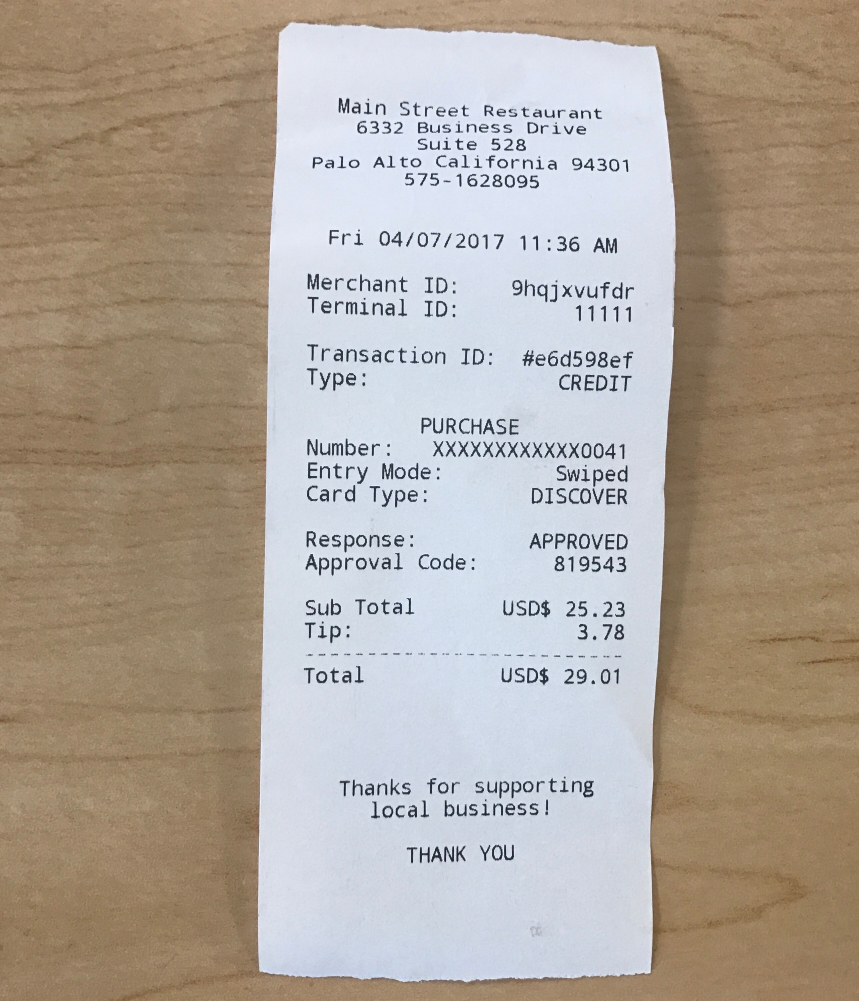
#> input picture backend/receipt_ocr/images/main-street-restaurant-receipt.jpeg, 2577 x 3001 px (shown at 1/3 size)
$ python main.py --image images/main-street-restaurant-receipt.jpeg
#> lines starting #> are read from the running program, lines starting #| are printed output that depends on the picture; after the words box and inside, x2 and y2 are one past the last pixel; in counts of white or black regions, pixels touching at a corner belong together
import argparse
import os

import cv2
import imutils
import pytesseract
from imutils.perspective import four_point_transform


def main():
    parser = argparse.ArgumentParser()
    parser.add_argument(
        "-i", "--image", type=str, required=True, help="path to input image"
    )
    args = parser.parse_args()

    # check if image with given path exists
    if not os.path.exists(args.image):
        raise Exception("the given image does not exist")

    # load the image, resize and compute ratio
    img_orig = cv2.imread(args.image)
#> img_orig is the input picture: shape (3001, 2577, 3); mean B, G, R 154.3, 165.2, 175.3
    image = img_orig.copy()
    image = imutils.resize(image, width=500)
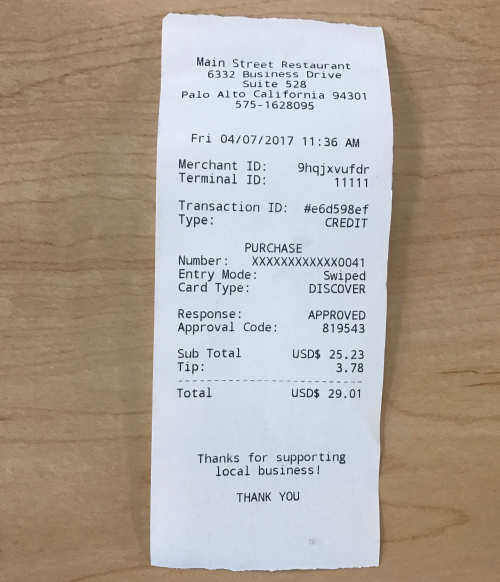
#> image: shape (582, 500, 3); mean B, G, R 154.3, 165.2, 175.3
    ratio = img_orig.shape[1] / float(image.shape[1])
#> ratio = 5.15

    # convert the image to grayscale, blur it slightly, and then apply edge dectection
    gray = cv2.cvtColor(image, cv2.COLOR_BGR2GRAY)
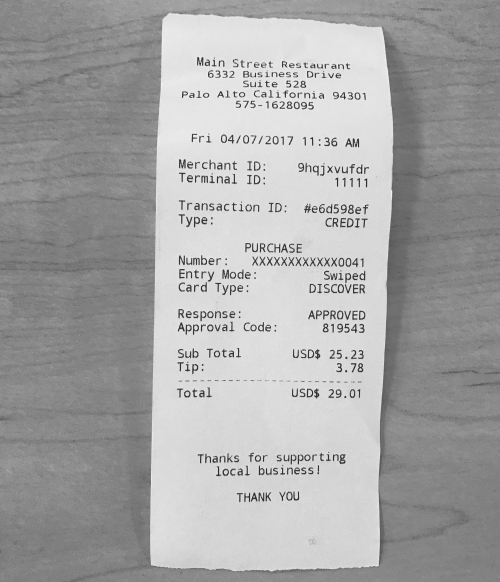
#> gray: shape (582, 500); min 39, max 245, mean 167
    blurred = cv2.GaussianBlur(
        gray,
        (
            5,
            5,
        ),
        0,
    )
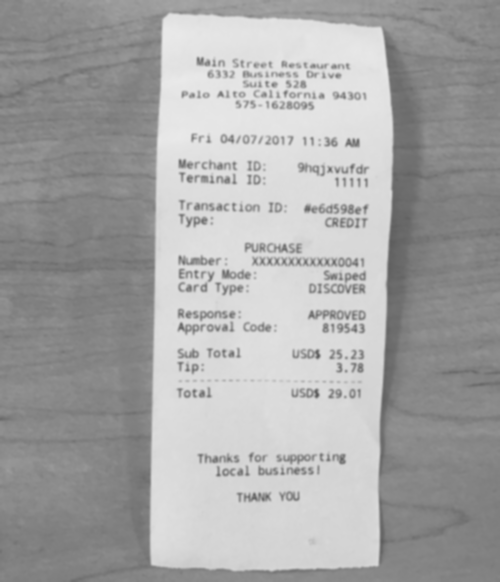
#> blurred: shape (582, 500); min 93, max 233, mean 167
    edged = cv2.Canny(blurred, 75, 200)
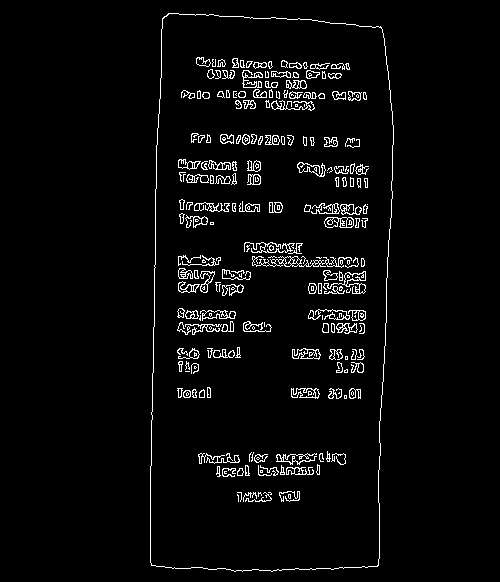
#> edged: shape (582, 500); 3.8% white in thin lines or dots, all inside (x1, y1, x2, y2) = (150, 13, 394, 572)

    # find contours in the edge map and sort them by size in descending order
    contours = cv2.findContours(edged.copy(), cv2.RETR_EXTERNAL, cv2.CHAIN_APPROX_SIMPLE)
#> contours = 1 contour; box (x1, y1, x2, y2) and area: (150, 13, 394, 572) 126714
    contours = imutils.grab_contours(contours)
    contours = sorted(contours, key=cv2.contourArea, reverse=True)

    # initialize a contour that corresponds to the receipt outline
    receipt_contour = None
    for c in contours:
        # approximate the contour
        peri = cv2.arcLength(c, True)
        approx = cv2.approxPolyDP(c, 0.02 * peri, True)
        # assume the outline of the receipt is found if the approximated contour has four points
        if len(approx) == 4:
            receipt_contour = approx
            break
#> this loop made 1 pass
#> (peri, receipt_contour) on pass 1: (1580.3, [[168, 13], [151, 565], [377, 566], [382, 29]])

    # if the receipt contour is empty
    if receipt_contour is None:
        raise Exception(
            (
                "could not find the receipt outline"
                "look for edge properly"
            )
        )

    # apply a four-point perspective transform to the *original* image to obtain a top-down bird's-eye view of the receipt
    receipt = four_point_transform(img_orig, receipt_contour.reshape(4, 2) * ratio)
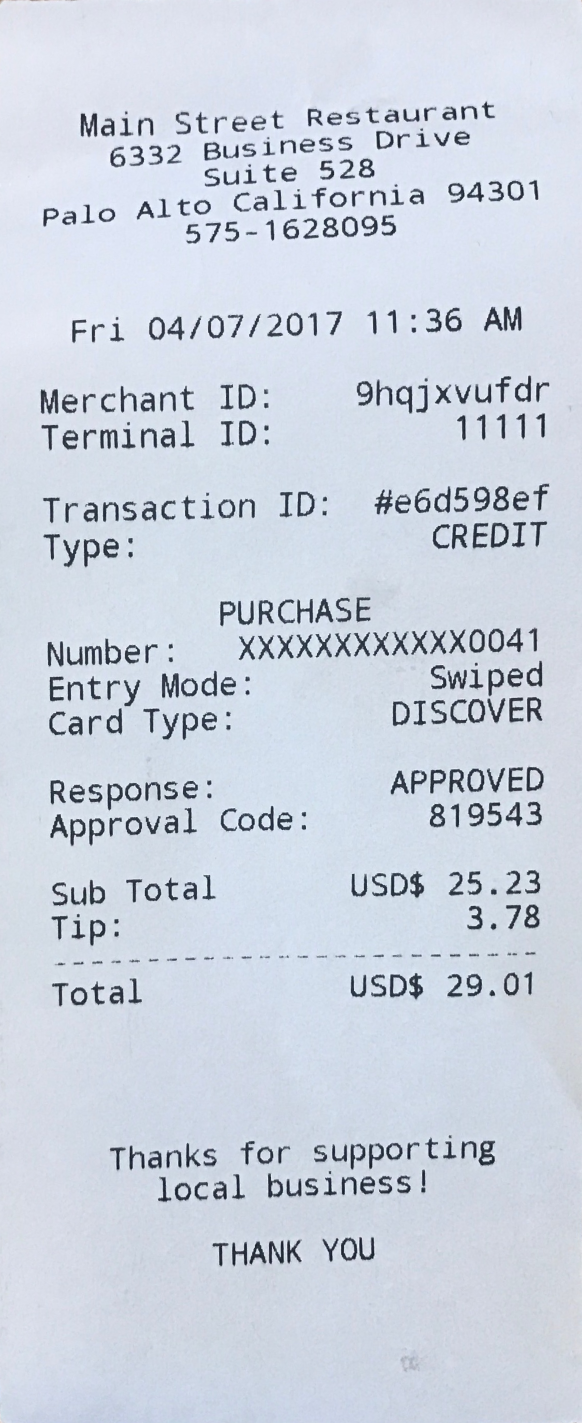
#> receipt: shape (2846, 1164, 3) (shown at 1/2 size); mean B, G, R 224, 211.6, 203.8

    # apply OCR to the receipt image by assuming column data, ensuring the text is *concatenated across the row*
    options = "--psm 6"
    text = pytesseract.image_to_string(
        cv2.cvtColor(receipt, cv2.COLOR_BGR2RGB), config=options
    )

    # output the raw output of the OCR process
    print("[RAW OUTPUT]:")
    print("========================")
    print(text)
    print("\n")

if __name__ == "__main__":
    main()
#> (the call stopped at in main, `text = pytesseract.image_to_string( cv2.cvtColor(receipt, cv2.COLOR_BG..`: pytesseract is not available in this run)
